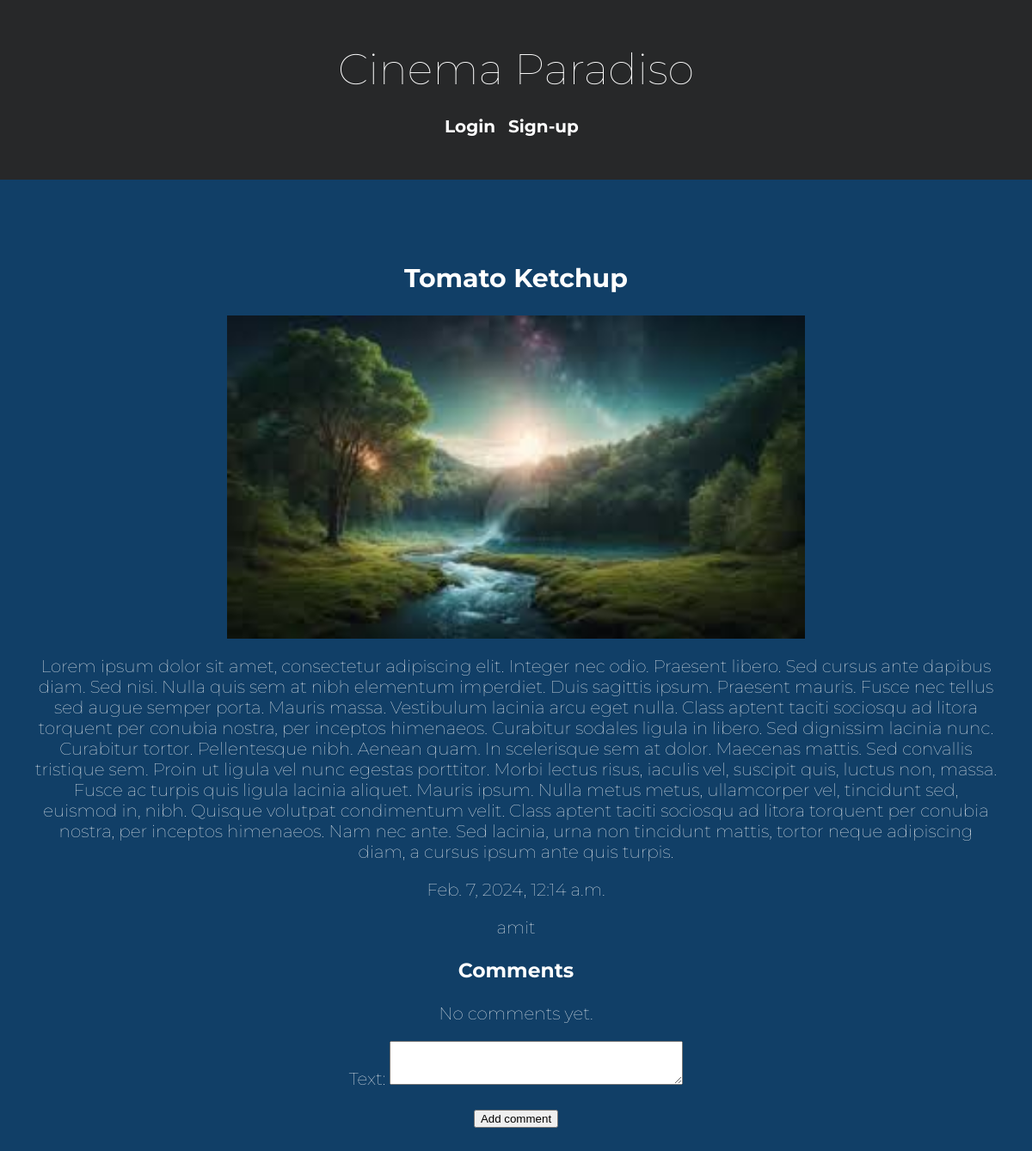
Page /articles/tomatoe/ on the earlier database version.
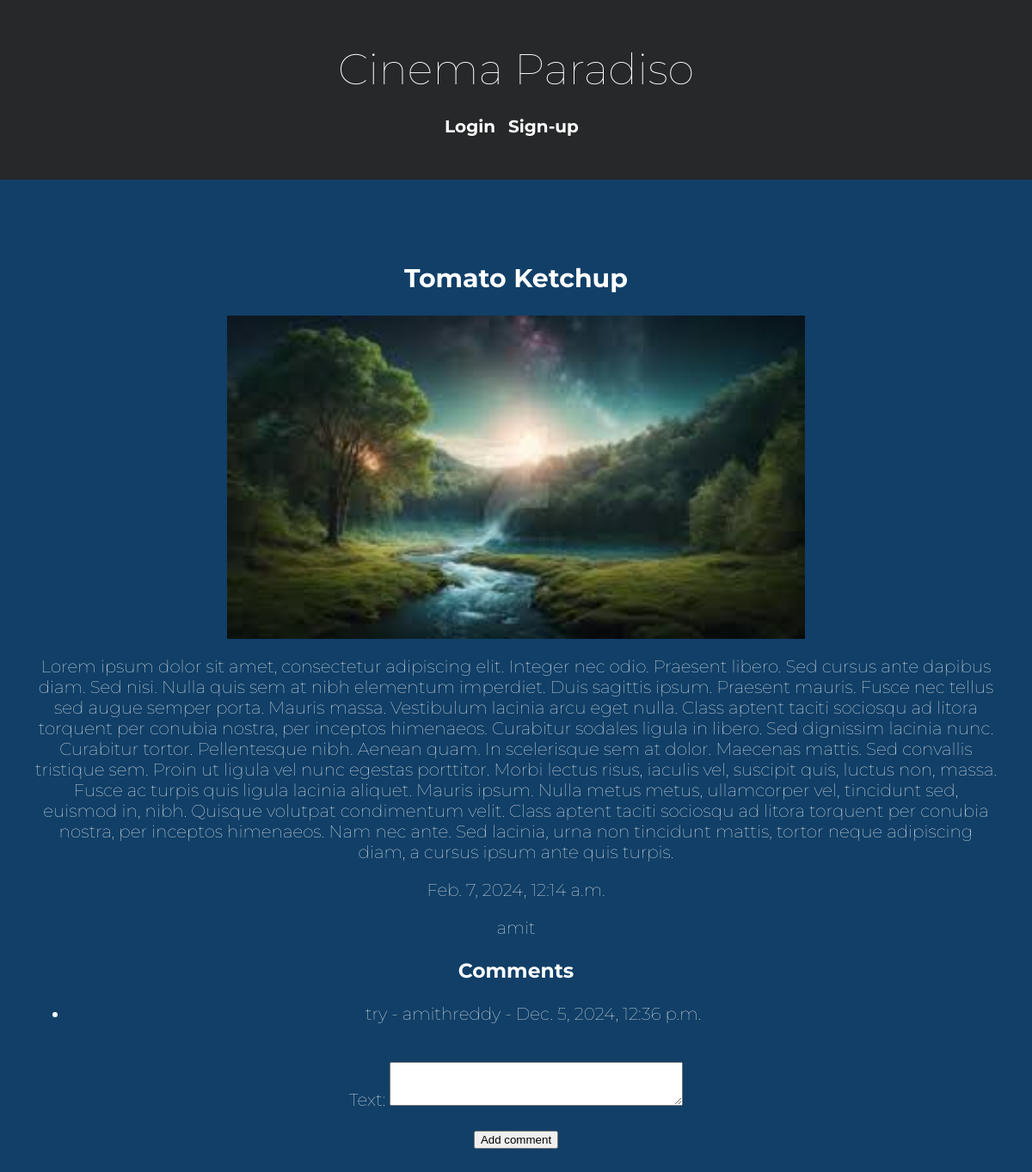
Same page on the later database version.
### articles/models.py (models this page shows, shortened)
class Article(models.Model):
    title=models.CharField(max_length=100)
    slug=models.SlugField()
    body=models.TextField()
    date=models.DateTimeField(auto_now_add=True)
    thumb=models.ImageField(default='defgal.webp',blank=True)
    author=models.ForeignKey(User,default=None,on_delete=models.CASCADE) # whenever u add a new field, do makemigrations and migrate
    comments = models.ManyToManyField(Comment, related_name='article_comments')

### comments/models.py (models this page shows)
class Comment(models.Model):
    text = models.TextField()
    author =  models.ForeignKey(User, on_delete=models.CASCADE, related_name='comments_authored')
    article=models.ForeignKey('articles.Article', on_delete=models.CASCADE,related_name='article_comments') # Using a string reference to the Article Model
    created_date= models.DateTimeField(default=timezone.now)

### articles/views.py (the view)
# urls.py: path('<slug:slug>/',views.article_detail,name="detail"),
def article_detail(request,slug):
    article = Article.objects.get(slug=slug)
    comments = Comment.objects.filter(article=article)
    if request.method=='POST':
        form=CommentForm(request.POST)
        if form.is_valid():
            comment =form.save(commit=False)
            comment.article=article
            comment.user=request.user
            comment.save()
            return redirect('articles:detail',slug=slug)
    else:
        form=CommentForm()
    return render(request,'articles/article_detail.html',{'article':article,'comments': comments,'form':form})

### comments/forms.py
class CommentForm(forms.ModelForm):
    class Meta:
        model = Comment
        fields = ('text', )
        widgets = {
            'text': forms.Textarea(attrs={'rows': 3}),
        }

### articles/templates/articles/article_detail.html (shortened to what this page needs)
{% extends 'base_layout.html' %}
{% block content %}
<br /><br /><br /><br /><br /><br />
<div class="article-detail">
    <br /><br /><br /><br />
    <div class="article">
        <h2>{{article.title}}</h2>
        <img class="imageClass" src="{{article.thumb.url}}"/>
        <p>{{article.body}}</p>
        <p>{{article.date}}</p>
        <p>{{article.author}}</p>
    </div>
    <div class="comments-section">
        <h3>Comments</h3>
        {% if comments %}
        <ul>
            {% for comment in comments %}
                <div>
                    <li>{{ comment.text }} - {{ comment.author }} - {{ comment.created_date }} </li>
                    <br>
                </div>
            {% endfor %}
        </ul>
        {% else %}
        <p>No comments yet.</p>
        {% endif %}
        <form method="POST" action="{% url 'comments:create' article.id %}">
            {{ form.as_p }}
            <button type="submit" class="btn btn-primary">Add comment</button>
        </form>
    </div>
</div>
{% endblock %}

### templates/base_layout.html (shortened to what this page needs)
{% load static %}
<!DOCTYPE html>
<html>
<head>
    <link rel="stylesheet" type="text/css" href="{% static 'styles.css' %}"/>
</head>
<body>
    <nav class="navbar">
        <div class="wrapper">
            <h1>Cinema Paradiso</h1>
            <br />
            <ul>
                {% if user.is_authenticated %}
                    <li>
                        <form class="logout-link" action="{% url 'accounts:logout' %}" method="post">
                            {% csrf_token %}
                            <button type="submit">Log-out</button>
                        </form>
                    </li>
                    <li><a class="highlight" href="{% url 'articles:create' %}">New Article</a></li>
                {% else %}
                    <li><a href="{% url 'accounts:login' %}">Login</a></li>
                    <li><a href="{% url 'accounts:signup' %}">Sign-up</a></li>
                {% endif %}
            </ul>
        </div>
    </nav>
    <div class="wrapper">
        {% block content %}
        {% endblock %}
    </div>
</body>
</html>

### assets/styles.css (style rules this page uses)
body { margin: 0; padding: 0; font-family: 'Georgia', sans-serif; color: #113f67; }
.navbar { background-color: #272829; padding: 10px 0; width: 100%; position: fixed; top: 0; z-index: 1000; }
.wrapper { margin: 40px; }
.navbar h1 { margin: 0; }
.navbar ul { list-style: none; padding: 0; margin: 0; }
.navbar ul li { display: inline-block; margin-right: 10px; }
.navbar ul li a { text-decoration: none; }
* { box-sizing: border-box; }
body { text-align: center; padding: 0; background: #113f67; color: #ffffff; font-family: Open Sans; }
h1 { font-size: 50px; font-weight: 100; text-align: center; }
body { font-family: 'Montserrat'; font-weight: 100; font-size: 20px; color: #fff; text-align: center; display: -webkit-box; display: -ms-flexbox; display: flex; -webkit-box-pack: center; -ms-flex-pack: center; justify-content: center; -webkit-box-align: center; -ms-flex-align: center; align-items: center; }
.imageClass { width: 60%; height: auto; display: block; margin: 0 auto; position: relative; }
a { color: #fff; font-weight: bold; }

Differences in the rows shown:
added Comment: text "try", author "amithreddy", created_date "Dec. 5, 2024, 12:36 p.m."
Other differences:
text no longer shown: "No comments yet."
